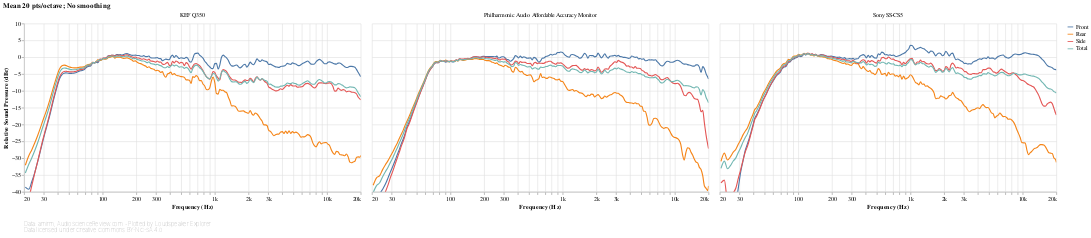

The code cell stored with this chart in its notebook:
### Markdown cell above
## Horizontal reflection responses

### Code cell
#@markdown
def reflection_responses_chart(axis):
    return frequency_response_db_chart(
        speakers_fr_ready
            .loc[:, f'{axis} Reflections']
            .rename_axis(columns=['Direction'])
            .rename(columns=lambda column:
                    re.sub(f' ?{axis} ?', '', re.sub(' ?Reflection ?', '', column))),
        lambda chart: lsx.util.pipe(chart
            .encode(sound_pressure_yaxis(), key_color()),
            speaker_facet, speaker_input),
        lambda chart: lsx.alt.interactive_line(chart),
        fold={},
        additional_tooltips=[alt.Tooltip('key', type='nominal', title='Direction')],
        sidebyside=True)

reflection_responses_chart('Horizontal')

### Figure 1 — Vega-Lite specification as saved in the notebook (floating-point values rounded to 4 significant figures; data arrays with more than 128 entries replaced by an {"elided": "..."} marker saying what was removed)
{"config": {"view": {"continuousWidth": 400, "continuousHeight": 300, "opacity": 0}}, "vconcat": [{"data": {"name": "data-5440f699166119862a17fb598867d4ed"}, "facet": {"type": "nominal", "field": "speaker", "title": null}, "spec": {"layer": [{"mark": {"type": "line", "clip": true, "interpolate": "monotone"}, "encoding": {"opacity": {"condition": {"value": 1, "selection": "selector026"}, "value": 0.2}}, "selection": {"selector026": {"type": "multi", "encodings": ["color"], "bind": "legend"}, "selector028": {"type": "interval", "bind": "scales", "encodings": ["x", "y"]}, "selector029": {"type": "single", "fields": ["speaker"], "bind": {"input": "select", "options": [null, "KEF Q350", "Philharmonic Audio Affordable Accuracy Monitor", "Sony SS-CS5"], "labels": ["All", "KEF Q350", "Philharmonic Audio Affordable Accuracy Monitor", "Sony SS-CS5"], "name": "Speaker: "}}}, "title": {"text": "Mean 20 pts/octave; No smoothing", "anchor": "start"}}, {"mark": {"type": "circle", "clip": true, "size": 100}, "encoding": {"fillOpacity": {"condition": {"value": 0.3, "selection": "selector027"}, "value": 0}}, "selection": {"selector027": {"type": "single", "on": "mouseover", "clear": "mouseout", "empty": "none", "encodings": ["x", "y"]}}, "title": {"text": "Mean 20 pts/octave; No smoothing", "anchor": "start"}}], "encoding": {"color": {"type": "nominal", "field": "key", "legend": {"symbolType": "stroke"}, "sort": null, "title": null}, "tooltip": [{"type": "nominal", "field": "key", "title": "Direction"}, {"type": "quantitative", "field": "frequency", "format": ".03s", "title": "Frequency (Hz)"}, {"type": "quantitative", "field": "value", "format": ".2f", "title": "Value (dB)"}], "x": {"type": "quantitative", "axis": {"format": "s"}, "field": "frequency", "scale": {"base": 10, "domain": [20, 20000], "nice": false, "type": "log"}, "title": "Frequency (Hz)"}, "y": {"type": "quantitative", "axis": {"grid": true}, "field": "value", "scale": {"domain": [-40, 10]}, "title": ["Relative Sound Pressure (dBr)"]}}, "height": 300, "transform": [{"flatten": ["frequency", "Front", "Rear", "Side", "Total"]}, {"fold": ["Front", "Rear", "Side", "Total"]}], "width": 600}, "title": {"text": "Mean 20 pts/octave; No smoothing", "anchor": "start"}, "transform": [{"filter": {"selection": "selector029"}}]}, {"mark": "text", "height": 1, "title": {"text": ["Data: amirm, AudioScienceReview.com - Plotted by Loudspeaker Explorer", "Data licensed under Creative Commons BY-NC-SA 4.0"], "anchor": "start", "color": "gray", "fontSize": 10, "fontWeight": "lighter"}, "width": 600}], "resolve": {"legend": {"color": "independent"}}, "$schema": "https://vega.github.io/schema/vega-lite/v4.8.1.json", "datasets": {"data-5440f699166119862a17fb598867d4ed": [{"speaker": "KEF Q350", "frequency": {"elided": "194 float values"}, "Front": {"elided": "194 float values"}, "Rear": {"elided": "194 float values"}, "Side": {"elided": "194 float values"}, "Total": {"elided": "194 float values"}}, {"speaker": "Philharmonic Audio Affordable Accuracy Monitor", "frequency": {"elided": "194 float values"}, "Front": {"elided": "194 float values"}, "Rear": {"elided": "194 float values"}, "Side": {"elided": "194 float values"}, "Total": {"elided": "194 float values"}}, {"speaker": "Sony SS-CS5", "frequency": {"elided": "194 float values"}, "Front": {"elided": "194 float values"}, "Rear": {"elided": "194 float values"}, "Side": {"elided": "194 float values"}, "Total": {"elided": "194 float values"}}]}}
